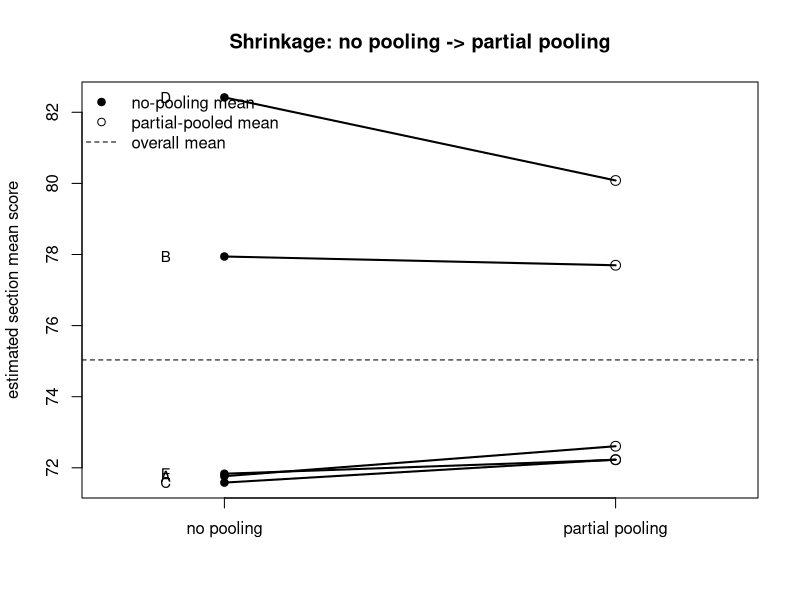

Here is the R script that generated this plot:
## ---- chunk 1
#| label: fig-shrinkage
#| fig-cap: "No-pooling section means (left column) connected by segments to their partial-pooled (shrunken) estimates (right column) for five synthetic sections, with the overall mean shown as a horizontal reference. The smallest, most extreme section (D) is pulled the furthest toward the center; the largest section (B) barely moves."
#| fig-alt: "A shrinkage plot. Two vertical columns of points labeled no pooling on the left and partial pooling on the right, with a dashed horizontal line near 75 marking the overall mean. Line segments join each section's left point to its right point. The lines for small sections slope steeply toward the dashed center line, especially section D which starts high near 82 and ends near 80, while the line for the large section B is nearly flat near 78, showing that small sections shrink more than large ones."
set.seed(1313)
sigma <- 10        # within-section sd (known)
tau   <- 6         # between-section sd (known)
sizes <- c(8, 30, 12, 6, 20)
labels <- c("A", "B", "C", "D", "E")
true_means <- c(70, 78, 73, 84, 76)        # synthetic section truths

# no-pooling: each section's own sample mean
ybar <- numeric(length(sizes))
for (j in seq_along(sizes)) ybar[j] <- mean(rnorm(sizes[j], true_means[j], sigma))

# complete-pooling target: the overall (size-weighted) mean
grand <- sum(sizes * ybar) / sum(sizes)

# partial-pooling: precision-weighted average of ybar and the overall mean
lambda <- (sizes / sigma^2) / (sizes / sigma^2 + 1 / tau^2)
pp <- lambda * ybar + (1 - lambda) * grand

plot(NA, xlim = c(0.7, 2.3), ylim = range(c(ybar, pp, grand)),
     xaxt = "n", xlab = "", ylab = "estimated section mean score",
     main = "Shrinkage: no pooling -> partial pooling")
axis(1, at = c(1, 2), labels = c("no pooling", "partial pooling"))
abline(h = grand, lty = 2, lwd = 1)              # overall mean
for (j in seq_along(sizes)) {
  segments(1, ybar[j], 2, pp[j], lwd = 2)
  points(1, ybar[j], pch = 19)
  points(2, pp[j], pch = 1, cex = 1.3)
  text(0.85, ybar[j], labels[j], cex = 0.9)
}
legend("topleft",
       legend = c("no-pooling mean", "partial-pooled mean", "overall mean"),
       pch = c(19, 1, NA), lty = c(NA, NA, 2), lwd = c(NA, NA, 1), bty = "n")
## ---- chunk 2
#| label: tbl-shrinkage-numbers
data.frame(section = labels, n = sizes,
           no_pooling = round(ybar, 2),
           lambda = round(lambda, 2),
           partial_pooled = round(pp, 2),
           overall = round(grand, 2))
